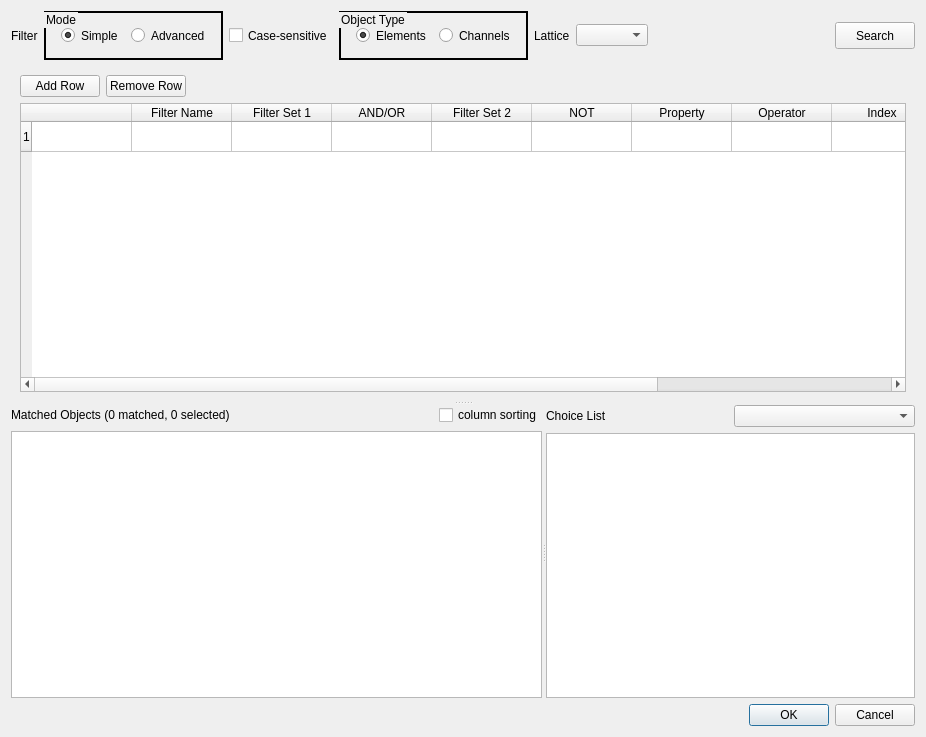
<?xml version="1.0" encoding="UTF-8"?>
<ui version="4.0">
 <class>Dialog</class>
 <widget class="QDialog" name="Dialog">
  <property name="windowModality">
   <enum>Qt::ApplicationModal</enum>
  </property>
  <property name="geometry">
   <rect>
    <x>0</x>
    <y>0</y>
    <width>926</width>
    <height>737</height>
   </rect>
  </property>
  <property name="windowTitle">
   <string>Channel/Element Explorer</string>
  </property>
  <property name="modal">
   <bool>true</bool>
  </property>
  <layout class="QGridLayout" name="gridLayout_3">
   <item row="0" column="0">
    <widget class="QSplitter" name="splitter_top_bottom">
     <property name="orientation">
      <enum>Qt::Vertical</enum>
     </property>
     <widget class="QWidget" name="layoutWidget">
      <layout class="QVBoxLayout" name="verticalLayout_9">
       <item>
        <layout class="QHBoxLayout" name="horizontalLayout_5">
         <item>
          <widget class="QLabel" name="label_filter">
           <property name="maximumSize">
            <size>
             <width>16777215</width>
             <height>27</height>
            </size>
           </property>
           <property name="text">
            <string>Filter</string>
           </property>
          </widget>
         </item>
         <item>
          <widget class="QGroupBox" name="groupBox_filter_mode">
           <property name="autoFillBackground">
            <bool>false</bool>
           </property>
           <property name="styleSheet">
            <string notr="true">border: 2px solid black;
padding: 3px;</string>
           </property>
           <property name="title">
            <string>Mode</string>
           </property>
           <property name="alignment">
            <set>Qt::AlignLeading|Qt::AlignLeft|Qt::AlignTop</set>
           </property>
           <property name="flat">
            <bool>false</bool>
           </property>
           <layout class="QHBoxLayout" name="horizontalLayout">
            <item>
             <widget class="QRadioButton" name="radioButton_simple">
              <property name="styleSheet">
               <string notr="true">border: transparent;</string>
              </property>
              <property name="text">
               <string>Simple</string>
              </property>
              <property name="checked">
               <bool>true</bool>
              </property>
             </widget>
            </item>
            <item>
             <widget class="QRadioButton" name="radioButton_advanced">
              <property name="styleSheet">
               <string notr="true">border: transparent;</string>
              </property>
              <property name="text">
               <string>Advanced</string>
              </property>
             </widget>
            </item>
           </layout>
          </widget>
         </item>
         <item>
          <widget class="QCheckBox" name="checkBox_filter_case_sensitive">
           <property name="maximumSize">
            <size>
             <width>16777215</width>
             <height>21</height>
            </size>
           </property>
           <property name="text">
            <string>Case-sensitive</string>
           </property>
          </widget>
         </item>
         <item>
          <widget class="QGroupBox" name="groupBox_elements_or_channels">
           <property name="autoFillBackground">
            <bool>false</bool>
           </property>
           <property name="styleSheet">
            <string notr="true">   border: 2px solid black;
   padding: 3px;
</string>
           </property>
           <property name="title">
            <string>Object Type</string>
           </property>
           <property name="alignment">
            <set>Qt::AlignBottom|Qt::AlignLeading|Qt::AlignLeft</set>
           </property>
           <layout class="QGridLayout" name="gridLayout">
            <item row="0" column="0">
             <widget class="QRadioButton" name="radioButton_elements">
              <property name="styleSheet">
               <string notr="true">border: transparent;</string>
              </property>
              <property name="text">
               <string>Elements</string>
              </property>
              <property name="checked">
               <bool>true</bool>
              </property>
             </widget>
            </item>
            <item row="0" column="1">
             <widget class="QRadioButton" name="radioButton_channels">
              <property name="styleSheet">
               <string notr="true">border: transparent;</string>
              </property>
              <property name="text">
               <string>Channels</string>
              </property>
             </widget>
            </item>
           </layout>
          </widget>
         </item>
         <item>
          <widget class="QLabel" name="label_lattice">
           <property name="maximumSize">
            <size>
             <width>16777215</width>
             <height>27</height>
            </size>
           </property>
           <property name="text">
            <string>Lattice</string>
           </property>
          </widget>
         </item>
         <item>
          <widget class="QComboBox" name="comboBox_lattice"/>
         </item>
         <item>
          <spacer name="horizontalSpacer">
           <property name="maximumSize">
            <size>
             <width>16777215</width>
             <height>20</height>
            </size>
           </property>
           <property name="orientation">
            <enum>Qt::Horizontal</enum>
           </property>
           <property name="sizeHint" stdset="0">
            <size>
             <width>38</width>
             <height>17</height>
            </size>
           </property>
          </spacer>
         </item>
         <item>
          <widget class="QPushButton" name="pushButton_search">
           <property name="maximumSize">
            <size>
             <width>16777215</width>
             <height>27</height>
            </size>
           </property>
           <property name="text">
            <string>Search</string>
           </property>
          </widget>
         </item>
        </layout>
       </item>
       <item>
        <widget class="QStackedWidget" name="stackedWidget">
         <property name="currentIndex">
          <number>0</number>
         </property>
         <widget class="QWidget" name="page_advanced">
          <layout class="QVBoxLayout" name="verticalLayout">
           <item>
            <layout class="QHBoxLayout" name="horizontalLayout_2">
             <item>
              <widget class="QPushButton" name="pushButton_add_row">
               <property name="maximumSize">
                <size>
                 <width>16777215</width>
                 <height>27</height>
                </size>
               </property>
               <property name="text">
                <string>Add Row</string>
               </property>
              </widget>
             </item>
             <item>
              <widget class="QPushButton" name="pushButton_remove_row">
               <property name="maximumSize">
                <size>
                 <width>16777215</width>
                 <height>27</height>
                </size>
               </property>
               <property name="text">
                <string>Remove Row</string>
               </property>
              </widget>
             </item>
             <item>
              <spacer name="horizontalSpacer_2">
               <property name="maximumSize">
                <size>
                 <width>16777215</width>
                 <height>20</height>
                </size>
               </property>
               <property name="orientation">
                <enum>Qt::Horizontal</enum>
               </property>
               <property name="sizeHint" stdset="0">
                <size>
                 <width>228</width>
                 <height>17</height>
                </size>
               </property>
              </spacer>
             </item>
            </layout>
           </item>
           <item>
            <widget class="QTableWidget" name="tableWidget_filter">
             <attribute name="horizontalHeaderMinimumSectionSize">
              <number>16</number>
             </attribute>
             <attribute name="horizontalHeaderStretchLastSection">
              <bool>false</bool>
             </attribute>
             <attribute name="horizontalHeaderStretchLastSection">
              <bool>false</bool>
             </attribute>
             <attribute name="horizontalHeaderMinimumSectionSize">
              <number>16</number>
             </attribute>
             <row>
              <property name="text">
               <string>1</string>
              </property>
             </row>
             <column>
              <property name="text">
               <string extracomment="When checked, matching elements are excluded from the list"/>
              </property>
             </column>
             <column>
              <property name="text">
               <string>Filter Name</string>
              </property>
             </column>
             <column>
              <property name="text">
               <string>Filter Set 1</string>
              </property>
             </column>
             <column>
              <property name="text">
               <string>AND/OR</string>
              </property>
             </column>
             <column>
              <property name="text">
               <string>Filter Set 2</string>
              </property>
             </column>
             <column>
              <property name="text">
               <string>NOT</string>
              </property>
             </column>
             <column>
              <property name="text">
               <string>Property</string>
              </property>
             </column>
             <column>
              <property name="text">
               <string extracomment="Lattice Index">Operator</string>
              </property>
             </column>
             <column>
              <property name="text">
               <string extracomment="Effective magnetic length [m]">Index</string>
              </property>
             </column>
             <column>
              <property name="text">
               <string extracomment="Physical length [m]">Value</string>
              </property>
             </column>
             <column>
              <property name="text">
               <string>Expression</string>
              </property>
             </column>
             <item row="0" column="0">
              <property name="text">
               <string/>
              </property>
              <property name="flags">
               <set>ItemIsSelectable|ItemIsEditable|ItemIsDragEnabled|ItemIsEnabled</set>
              </property>
             </item>
             <item row="0" column="1">
              <property name="text">
               <string/>
              </property>
              <property name="flags">
               <set>ItemIsSelectable|ItemIsEditable|ItemIsDragEnabled|ItemIsEnabled</set>
              </property>
             </item>
            </widget>
           </item>
          </layout>
         </widget>
         <widget class="QWidget" name="page_simple">
          <layout class="QGridLayout" name="gridLayout_2">
           <item row="0" column="0">
            <layout class="QVBoxLayout" name="verticalLayout_10">
             <item>
              <layout class="QHBoxLayout" name="horizontalLayout_4">
               <item>
                <layout class="QVBoxLayout" name="verticalLayout_8">
                 <property name="sizeConstraint">
                  <enum>QLayout::SetMaximumSize</enum>
                 </property>
                 <item>
                  <widget class="QLabel" name="label_7">
                   <property name="maximumSize">
                    <size>
                     <width>16777215</width>
                     <height>27</height>
                    </size>
                   </property>
                   <property name="text">
                    <string>NOT</string>
                   </property>
                  </widget>
                 </item>
                 <item>
                  <widget class="QCheckBox" name="checkBox_simple_NOT">
                   <property name="text">
                    <string/>
                   </property>
                  </widget>
                 </item>
                </layout>
               </item>
               <item>
                <layout class="QVBoxLayout" name="verticalLayout_4">
                 <item>
                  <widget class="QLabel" name="label_3">
                   <property name="maximumSize">
                    <size>
                     <width>16777215</width>
                     <height>27</height>
                    </size>
                   </property>
                   <property name="text">
                    <string>Property</string>
                   </property>
                  </widget>
                 </item>
                 <item>
                  <widget class="QComboBox" name="comboBox_simple_property">
                   <property name="sizePolicy">
                    <sizepolicy hsizetype="MinimumExpanding" vsizetype="Fixed">
                     <horstretch>1</horstretch>
                     <verstretch>0</verstretch>
                    </sizepolicy>
                   </property>
                  </widget>
                 </item>
                </layout>
               </item>
               <item>
                <layout class="QVBoxLayout" name="verticalLayout_5">
                 <item>
                  <widget class="QLabel" name="label_4">
                   <property name="maximumSize">
                    <size>
                     <width>16777215</width>
                     <height>27</height>
                    </size>
                   </property>
                   <property name="text">
                    <string>Operator</string>
                   </property>
                  </widget>
                 </item>
                 <item>
                  <widget class="QComboBox" name="comboBox_simple_operator">
                   <property name="sizePolicy">
                    <sizepolicy hsizetype="MinimumExpanding" vsizetype="Fixed">
                     <horstretch>1</horstretch>
                     <verstretch>0</verstretch>
                    </sizepolicy>
                   </property>
                  </widget>
                 </item>
                </layout>
               </item>
               <item>
                <layout class="QVBoxLayout" name="verticalLayout_6">
                 <item>
                  <widget class="QLabel" name="label_5">
                   <property name="maximumSize">
                    <size>
                     <width>16777215</width>
                     <height>27</height>
                    </size>
                   </property>
                   <property name="text">
                    <string>Index</string>
                   </property>
                  </widget>
                 </item>
                 <item>
                  <widget class="QComboBox" name="comboBox_simple_index">
                   <property name="sizePolicy">
                    <sizepolicy hsizetype="MinimumExpanding" vsizetype="Fixed">
                     <horstretch>1</horstretch>
                     <verstretch>0</verstretch>
                    </sizepolicy>
                   </property>
                  </widget>
                 </item>
                </layout>
               </item>
               <item>
                <layout class="QVBoxLayout" name="verticalLayout_7">
                 <item>
                  <widget class="QLabel" name="label_6">
                   <property name="maximumSize">
                    <size>
                     <width>16777215</width>
                     <height>27</height>
                    </size>
                   </property>
                   <property name="text">
                    <string>Value</string>
                   </property>
                  </widget>
                 </item>
                 <item>
                  <widget class="QComboBox" name="comboBox_simple_value">
                   <property name="sizePolicy">
                    <sizepolicy hsizetype="MinimumExpanding" vsizetype="Fixed">
                     <horstretch>1</horstretch>
                     <verstretch>0</verstretch>
                    </sizepolicy>
                   </property>
                   <property name="editable">
                    <bool>true</bool>
                   </property>
                  </widget>
                 </item>
                </layout>
               </item>
               <item>
                <spacer name="horizontalSpacer_3">
                 <property name="maximumSize">
                  <size>
                   <width>16777215</width>
                   <height>20</height>
                  </size>
                 </property>
                 <property name="orientation">
                  <enum>Qt::Horizontal</enum>
                 </property>
                 <property name="sizeHint" stdset="0">
                  <size>
                   <width>38</width>
                   <height>17</height>
                  </size>
                 </property>
                </spacer>
               </item>
              </layout>
             </item>
             <item>
              <spacer name="verticalSpacer">
               <property name="orientation">
                <enum>Qt::Vertical</enum>
               </property>
               <property name="sizeHint" stdset="0">
                <size>
                 <width>20</width>
                 <height>0</height>
                </size>
               </property>
              </spacer>
             </item>
            </layout>
           </item>
          </layout>
         </widget>
        </widget>
       </item>
      </layout>
     </widget>
     <widget class="QSplitter" name="splitter_left_right">
      <property name="orientation">
       <enum>Qt::Horizontal</enum>
      </property>
      <widget class="QWidget" name="layoutWidget">
       <layout class="QVBoxLayout" name="verticalLayout_3">
        <item>
         <layout class="QHBoxLayout" name="horizontalLayout_6">
          <item>
           <widget class="QLabel" name="label_nMatched_nSelected">
            <property name="maximumSize">
             <size>
              <width>16777215</width>
              <height>16</height>
             </size>
            </property>
            <property name="text">
             <string>Matched Objects (0 matched, 0 selected)</string>
            </property>
           </widget>
          </item>
          <item>
           <spacer name="horizontalSpacer_4">
            <property name="orientation">
             <enum>Qt::Horizontal</enum>
            </property>
            <property name="sizeHint" stdset="0">
             <size>
              <width>40</width>
              <height>20</height>
             </size>
            </property>
           </spacer>
          </item>
          <item>
           <widget class="QCheckBox" name="checkBox_matched_table_column_sorting">
            <property name="text">
             <string>column sorting</string>
            </property>
           </widget>
          </item>
         </layout>
        </item>
        <item>
         <widget class="QTableView" name="tableView_matched">
          <property name="sizePolicy">
           <sizepolicy hsizetype="Expanding" vsizetype="Expanding">
            <horstretch>0</horstretch>
            <verstretch>0</verstretch>
           </sizepolicy>
          </property>
         </widget>
        </item>
       </layout>
      </widget>
      <widget class="QWidget" name="layoutWidget">
       <layout class="QVBoxLayout" name="verticalLayout_2">
        <item>
         <layout class="QHBoxLayout" name="horizontalLayout_3">
          <item>
           <widget class="QLabel" name="label__choice_list">
            <property name="maximumSize">
             <size>
              <width>16777215</width>
              <height>16</height>
             </size>
            </property>
            <property name="text">
             <string>Choice List</string>
            </property>
           </widget>
          </item>
          <item>
           <widget class="QComboBox" name="comboBox_choice_list"/>
          </item>
         </layout>
        </item>
        <item>
         <widget class="QListView" name="listView_choice_list">
          <property name="sizePolicy">
           <sizepolicy hsizetype="Expanding" vsizetype="Expanding">
            <horstretch>0</horstretch>
            <verstretch>0</verstretch>
           </sizepolicy>
          </property>
         </widget>
        </item>
       </layout>
      </widget>
     </widget>
    </widget>
   </item>
   <item row="1" column="0">
    <widget class="QDialogButtonBox" name="buttonBox">
     <property name="orientation">
      <enum>Qt::Horizontal</enum>
     </property>
     <property name="standardButtons">
      <set>QDialogButtonBox::Cancel|QDialogButtonBox::Ok</set>
     </property>
    </widget>
   </item>
  </layout>
 </widget>
 <resources/>
 <connections>
  <connection>
   <sender>buttonBox</sender>
   <signal>accepted()</signal>
   <receiver>Dialog</receiver>
   <slot>accept()</slot>
   <hints>
    <hint type="sourcelabel">
     <x>248</x>
     <y>254</y>
    </hint>
    <hint type="destinationlabel">
     <x>157</x>
     <y>274</y>
    </hint>
   </hints>
  </connection>
  <connection>
   <sender>buttonBox</sender>
   <signal>rejected()</signal>
   <receiver>Dialog</receiver>
   <slot>reject()</slot>
   <hints>
    <hint type="sourcelabel">
     <x>316</x>
     <y>260</y>
    </hint>
    <hint type="destinationlabel">
     <x>286</x>
     <y>274</y>
    </hint>
   </hints>
  </connection>
 </connections>
</ui>
